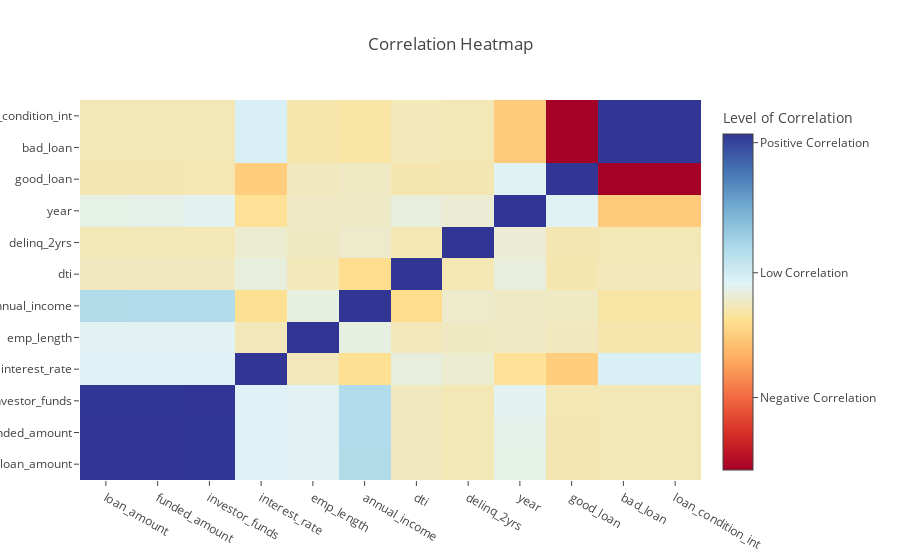

Write notebook code for a chart like this one.
### Code cell
# We will use df_correlations dataframe to analyze our correlations.


df_correlations = loan_df.corr()


trace = go.Heatmap(z=df_correlations.values,
                   x=df_correlations.columns,
                   y=df_correlations.columns,
                  colorscale=[[0.0, 'rgb(165,0,38)'], 
                              [0.1111111111111111, 'rgb(215,48,39)'], 
                              [0.2222222222222222, 'rgb(244,109,67)'], 
                              [0.3333333333333333, 'rgb(253,174,97)'], 
                              [0.4444444444444444, 'rgb(254,224,144)'], 
                              [0.5555555555555556, 'rgb(224,243,248)'], 
                              [0.6666666666666666, 'rgb(171,217,233)'], 
                              [0.7777777777777778, 'rgb(116,173,209)'], 
                              [0.8888888888888888, 'rgb(69,117,180)'], 
                              [1.0, 'rgb(49,54,149)']],
            colorbar = dict(
            title = 'Level of Correlation',
            titleside = 'top',
            tickmode = 'array',
            tickvals = [-0.52,0.2,0.95],
            ticktext = ['Negative Correlation','Low Correlation','Positive Correlation'],
            ticks = 'outside'
        )
                  )


layout = {"title": "Correlation Heatmap"}
data=[trace]

fig = dict(data=data, layout=layout)
iplot(fig, filename='labelled-heatmap')

### Figure 1 — Plotly figure (JSON) as saved in the notebook; plotly's stock layout.template omitted (floating-point values rounded to 4 significant figures; data arrays with more than 128 entries replaced by an {"elided": "..."} marker saying what was removed)
{"data": [{"colorbar": {"tickmode": "array", "ticks": "outside", "ticktext": ["Negative Correlation", "Low Correlation", "Positive Correlation"], "tickvals": [-0.52, 0.2, 0.95], "title": {"side": "top", "text": "Level of Correlation"}}, "colorscale": [[0, "rgb(165,0,38)"], [0.1111, "rgb(215,48,39)"], [0.2222, "rgb(244,109,67)"], [0.3333, "rgb(253,174,97)"], [0.4444, "rgb(254,224,144)"], [0.5556, "rgb(224,243,248)"], [0.6667, "rgb(171,217,233)"], [0.7778, "rgb(116,173,209)"], [0.8889, "rgb(69,117,180)"], [1, "rgb(49,54,149)"]], "type": "heatmap", "uid": "9ca4b734-8194-4402-b40d-f88d3b7b4c84", "x": ["loan_amount", "funded_amount", "investor_funds", "interest_rate", "emp_length", "annual_income", "dti", "delinq_2yrs", "year", "good_loan", "bad_loan", "loan_condition_int"], "y": ["loan_amount", "funded_amount", "investor_funds", "interest_rate", "emp_length", "annual_income", "dti", "delinq_2yrs", "year", "good_loan", "bad_loan", "loan_condition_int"], "z": {"elided": "12x12 float values"}}], "layout": {"title": {"text": "Correlation Heatmap"}}}
